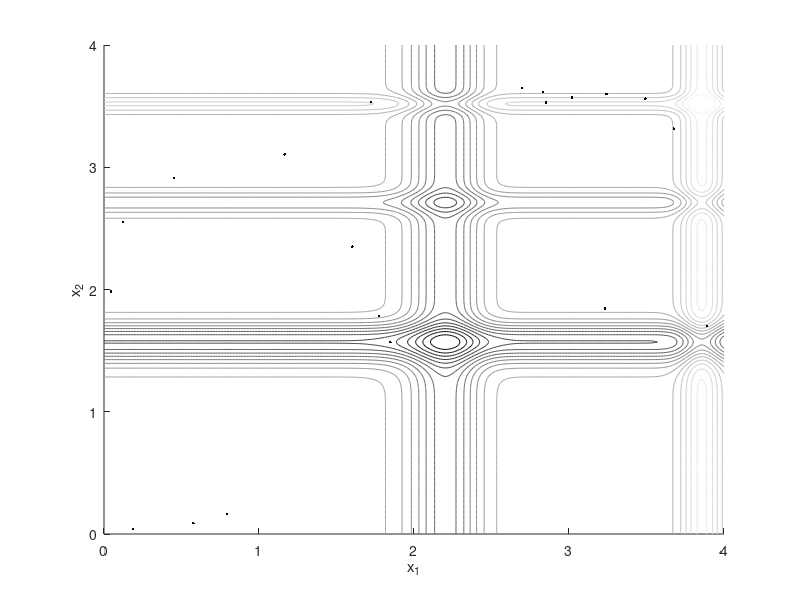
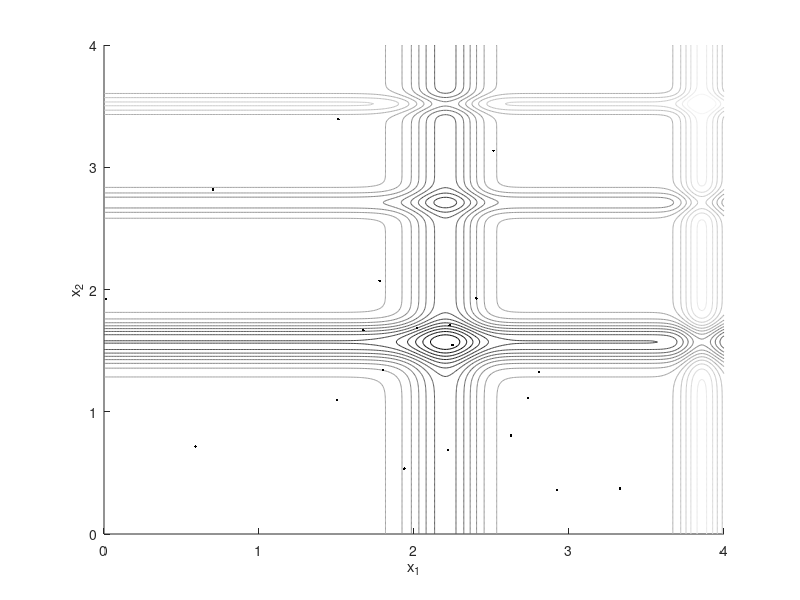
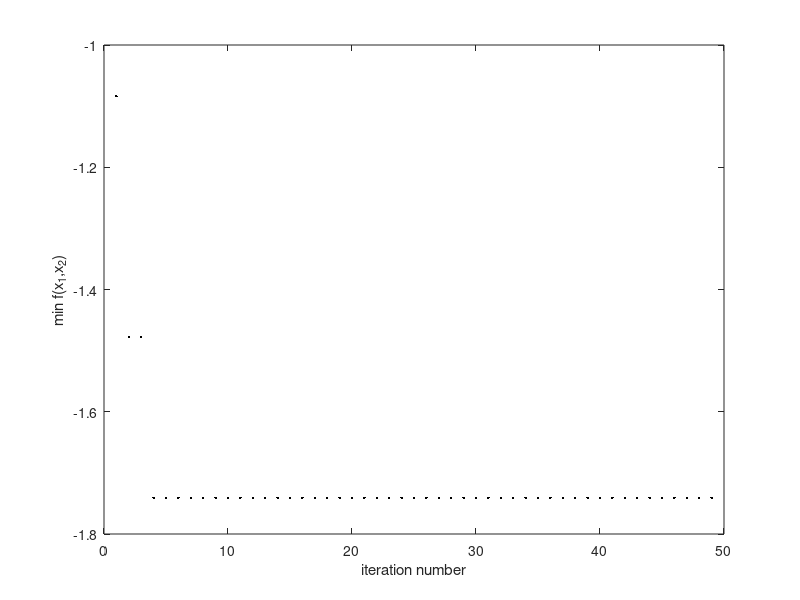

Recreate these plots in MATLAB, in order.
% electro-magnetism algorithm
% written by Mojtaba Eslami

clear all

n = 2;
MaxIter = 25*n;
LSIter = 10;
m = 20;
delta = 0.03;
lk = 0;
uk = 4;

Length = delta*(uk-lk);

% generation of the initial random vectors
for i=1:m 
    lambda = rand(2,1);
    x(:,i) = lk+lambda*(uk-lk);
    f(i) = -sin(x(1,i))*sin(x(1,i)^2/pi)^20-sin(x(2,i))*sin(2*x(2,i)^2/pi)^20;
end

X = [0:0.01:4];
Y = [0:0.01:4];
for i=1:length(X)
    for j=1:length(Y)
        fun(i,j) = -sin(Y(j))*sin(Y(j)^2/pi)^20-sin(X(i))*sin(2*X(i)^2/pi)^20;
    end
end
figure(1);clf;hold on
contour(X,Y,fun,20)
plot(x(1,:),x(2,:),'k.')
xlabel('x_1')
ylabel('x_2')
colormap(gray)
axis([0 4 0 4])
    
f_best(1) = min(f);

iteration = 1;
while iteration<MaxIter
    f_best(iteration) = min(f);
    
    % local search procedure
    counter = 1;
    for i=1:m
        lambda1 = rand;
        while counter<LSIter
            y = x(:,i);
            lambda2 = rand(2,1);
            if lambda1>0.5
                y = y+lambda2*Length;
            else
                y = y-lambda2*Length;
            end
            
            if -sin(y(1,i))*sin(y(1,i)^2/pi)^20-sin(y(2,i))*sin(2*y(2,i)^2/pi)^20<f(i)
                x(:,i) = y;
                counter = LSIter-1;
                f(i) = -sin(x(1,i))*sin(x(1,i)^2/pi)^20-sin(x(2,i))*sin(2*x(2,i)^2/pi)^20;
            end
            counter = counter+1;
        end
    end
    index = find(f==min(f));
    x_best = x(:,index);
    
    % calculation of the total force vector
    for i=1:m
        q(i) = exp(-n*(f(i)-f(index))/sum(f-f(index)));
        F = zeros(2,m);
    end
    for i=1:m
        for j=1:m
            if f(j)<f(i)
                F(:,i) = F(:,i)+(x(:,j)-x(:,i))*q(i)*q(j)/(norm(x(:,j)-x(:,i))^2);
            elseif j~=i
                F(:,i) = F(:,i)-(x(:,j)-x(:,i))*q(i)*q(j)/(norm(x(:,j)-x(:,i))^2);
            end
        end
    end
    
    % movement according to the total force
    for i=1:m
        if i~=index
            lambda = rand;
            F(:,i) = F(:,i)/norm(F(:,i));
            for k=1:n
                if F(k,i)>0
                    x(k,i) = x(k,i)+lambda*F(k,i)*(uk-x(k,i));
                else
                    x(k,i) = x(k,i)+lambda*F(k,i)*(x(k,i)-lk);
                end
            end
        end
    end
    iteration = iteration+1;
    
    for i=1:m 
        f(i) = -sin(x(1,i))*sin(x(1,i)^2/pi)^20-sin(x(2,i))*sin(2*x(2,i)^2/pi)^20;
    end

end

x_best

figure(2);clf;hold on
contour(X,Y,fun,20)
plot(x(1,:),x(2,:),'k.')
xlabel('x_1')
ylabel('x_2')
colormap(gray)
axis([0 4 0 4])
plot(x(1,:),x(2,:),'k.')

figure(3)
plot(f_best,'k.')
xlabel('iteration number')
ylabel('min f(x_1,x_2)')

